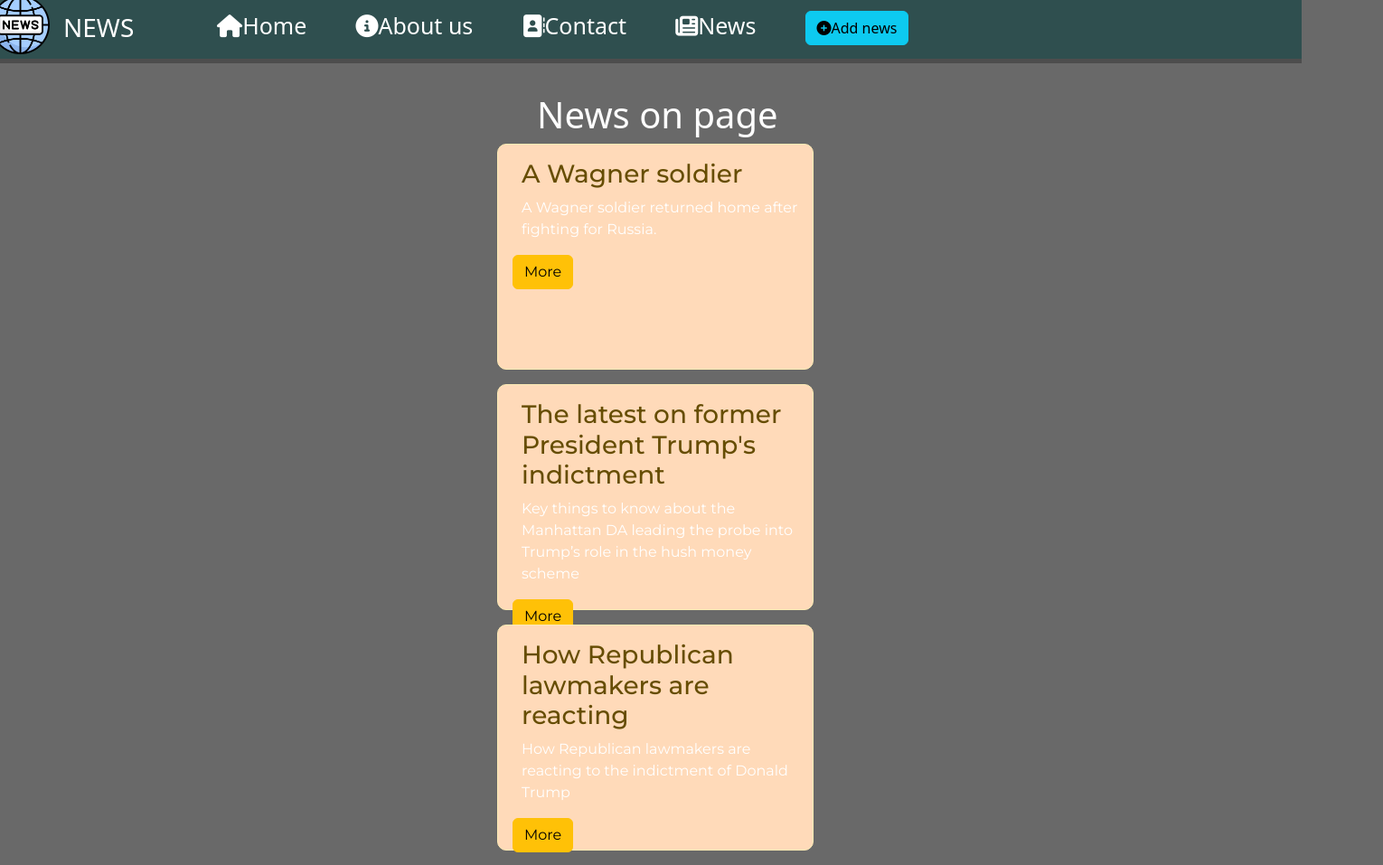
The page //news on the database as committed earlier.
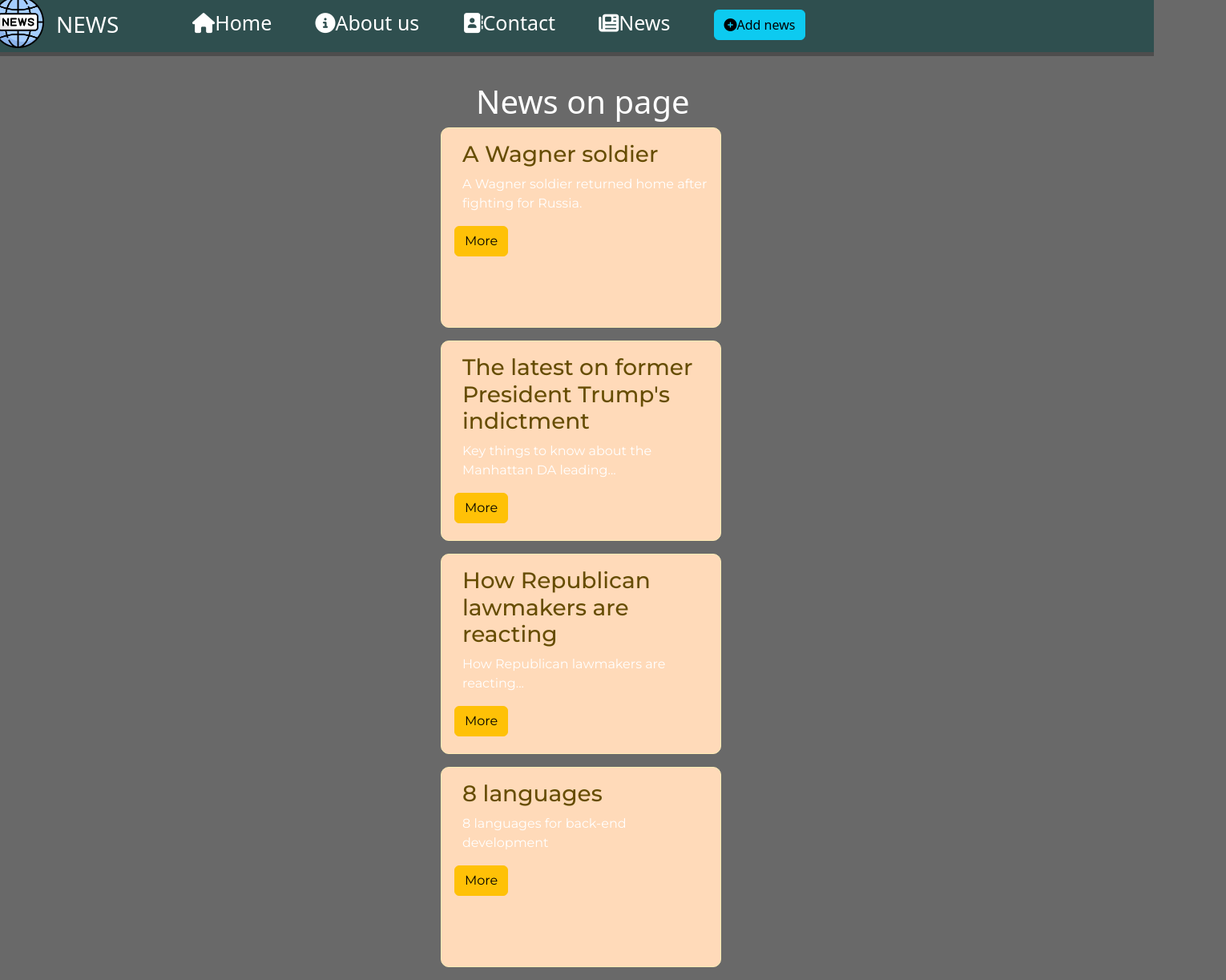
The same page on the database as committed later.
### news/models.py (models this page shows, shortened)
class Article(models.Model):
    title = models.CharField("Название", max_length=50)
    anons = models.CharField('Анонс', max_length=100)
    full_text = models.TextField('Статья')
    date = models.DateTimeField('Дата публикация')
    class Meta:
        verbose_name = 'Новость'
        verbose_name_plural = 'Новости'

### news/views.py (the view)
# urls.py: path('', news_home, name='news_home'),
def news_home(request):
    news = Article.objects.order_by('date')
    return render(request, 'news/news_home.html', {'news': news})

### news/templates/news/news_home.html (shortened to what this page needs)
{% extends 'home/layout.html' %}
{% block main %}
    <div class="news_main">
        {% if news %}
            <h1 class="news-news">News on page</h1>
            {% for el in news %}
                <div class="alert alert-warning">
                    <h3 class="title-news">{{ el.title }}</h3>
                    <p class="anons-news">{{ el.anons }}</p>
                    <a href="{% url 'news-detail' el.id %}" class="btn btn-warning">More</a>
                </div>
            {% endfor %}
        {% else %}
            <p>Noting in news</p>
        {% endif %}
    </div>
{% endblock %}

Rows that differ between the two databases and show on the page:
changed Article "The latest on former President Trump's indictment": anons "Key things to know about the Manhattan DA leading the probe into Trump’s role in the hush money scheme" → "Key things to know about the Manhattan DA leading..."
changed Article "How Republican lawmakers are reacting": anons "How Republican lawmakers are reacting to the indictment of Donald Trump" → "How Republican lawmakers are reacting..."
added Article: title "8 languages", anons "8 languages for back-end development"
